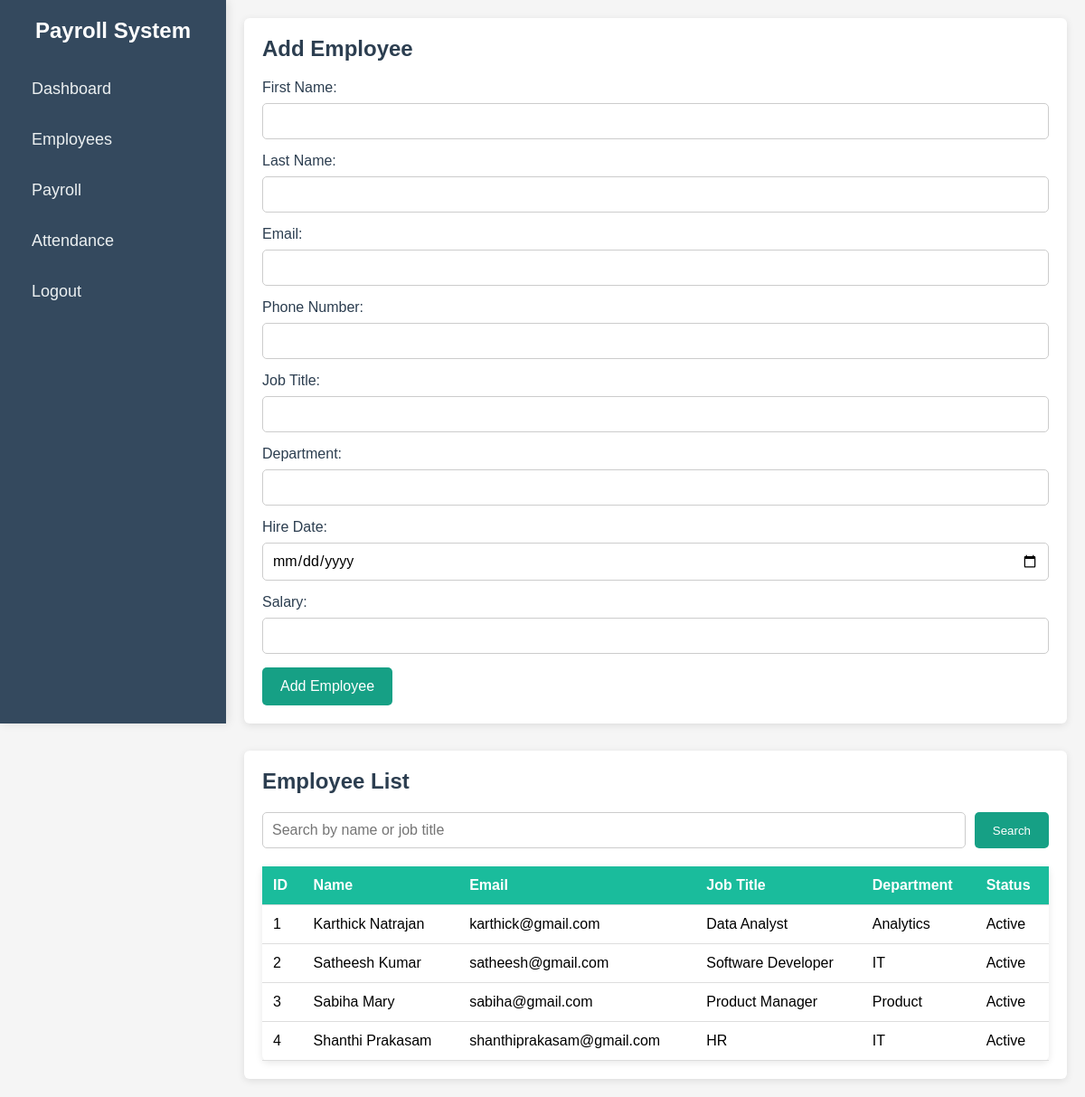
/view_employee, run on the app's committed database.
### tables this page shows
CREATE TABLE Employee (
    employee_id INTEGER PRIMARY KEY AUTOINCREMENT,
    first_name TEXT NOT NULL,
    last_name TEXT NOT NULL,
    email TEXT NOT NULL UNIQUE,
    phone_number TEXT,
    job_title TEXT,
    department TEXT,
    hire_date DATE,
    salary REAL,
    status TEXT DEFAULT 'Active'
);

### app.py (the view)
@app.route('/view_employee', methods=['GET', 'POST'])
def view_employee():
    search_query = request.args.get('search', '')  # Get the search term from URL parameters
    conn = get_db_connection()
    if search_query:
        employees = conn.execute(
            "SELECT * FROM Employee WHERE first_name LIKE ? OR last_name LIKE ? OR job_title LIKE ?",
            ('%' + search_query + '%', '%' + search_query + '%', '%' + search_query + '%')
        ).fetchall()
    else:
        employees = conn.execute("SELECT * FROM Employee").fetchall()
    conn.close()
    return render_template('add_employee.html', employees=employees, search_query=search_query)

### app.py (called while the page is built)
def get_db_connection():
    conn = sqlite3.connect('payroll_system.db')  # Connect to your database
    conn.row_factory = sqlite3.Row  # This ensures that the rows returned are dictionaries
    return conn

### templates/add_employee.html (shortened to what this page needs)
<!DOCTYPE html>
<html lang="en">
<head>
    <link rel="stylesheet" href="/static/add_employee.css">
</head>
<body>
    <div class="sidebar">
        <div class="sidebar-header">
            <h2>Payroll System</h2>
        </div>
        <ul class="sidebar-menu">
            <li><a href="{{ url_for('dashboard') }}">Dashboard</a></li>
            <li><a href="{{ url_for('employee') }}">Employees</a></li>
            <li><a href="{{ url_for('payroll') }}">Payroll</a></li>
            <li><a href="{{ url_for('attendance') }}">Attendance</a></li>
            <li><a href="#">Logout</a></li>
        </ul>
    </div>
    <div class="main-content">
        <section class="form-section">
            <h2>Add Employee</h2>
            <form action="{{ url_for('add_employee') }}" method="POST">
                <label for="first_name">First Name:</label>
                <input type="text" id="first_name" name="first_name" required>
                <label for="last_name">Last Name:</label>
                <input type="text" id="last_name" name="last_name" required>
                <label for="email">Email:</label>
                <input type="email" id="email" name="email" required>
                <label for="phone_number">Phone Number:</label>
                <input type="text" id="phone_number" name="phone_number">
                <label for="job_title">Job Title:</label>
                <input type="text" id="job_title" name="job_title">
                <label for="department">Department:</label>
                <input type="text" id="department" name="department">
                <label for="hire_date">Hire Date:</label>
                <input type="date" id="hire_date" name="hire_date">
                <label for="salary">Salary:</label>
                <input type="number" step="0.01" id="salary" name="salary">
                <button type="submit">Add Employee</button>
            </form>
        </section>
        <section class="table-section">
            <h2>Employee List</h2>
            <form action="{{ url_for('view_employee') }}" method="GET" class="search-form">
                <input type="text" name="search" placeholder="Search by name or job title" value="{{ request.args.get('search', '') }}">
                <button type="submit">Search</button>
            </form>
            <table>
                <tr>
                    <th>ID</th>
                    <th>Name</th>
                    <th>Email</th>
                    <th>Job Title</th>
                    <th>Department</th>
                    <th>Status</th>
                </tr>
                {% for employee in employees %}
                <tr>
                    <td>{{ employee['employee_id'] }}</td>
                    <td>{{ employee['first_name'] }} {{ employee['last_name'] }}</td>
                    <td>{{ employee['email'] }}</td>
                    <td>{{ employee['job_title'] }}</td>
                    <td>{{ employee['department'] }}</td>
                    <td>{{ employee['status'] }}</td>
                </tr>
                {% endfor %}
            </table>
        </section>
    </div>
</body>
</html>

### static/add_employee.css (style rules this page uses)
* { margin: 0; padding: 0; box-sizing: border-box; font-family: 'Arial', sans-serif; }
body { display: flex; min-height: 100vh; background-color: #f5f5f5; }
.sidebar { width: 250px; height: 100vh; background-color: #34495e; color: white; padding: 20px; position: fixed; top: 0; left: 0; box-shadow: 2px 0 10px rgba(0, 0, 0, 0.1); }
.sidebar-header { text-align: center; margin-bottom: 30px; }
.sidebar-header h2 { font-size: 24px; font-weight: 600; }
.sidebar-menu { list-style-type: none; }
.sidebar-menu li { margin: 15px 0; }
.sidebar-menu li a { text-decoration: none; color: #ecf0f1; font-size: 18px; display: block; padding: 10px 15px; border-radius: 4px; transition: background-color 0.3s ease; }
.main-content { margin-left: 250px; padding: 20px; width: calc(100% - 250px); }
.form-section { background-color: #fff; padding: 20px; border-radius: 6px; box-shadow: 0 2px 8px rgba(0, 0, 0, 0.1); margin-bottom: 30px; }
.form-section h2 { font-size: 24px; color: #2c3e50; margin-bottom: 20px; }
.form-section label { font-size: 16px; color: #2c3e50; display: block; margin-bottom: 8px; }
.form-section input[type="text"], .form-section input[type="email"], .form-section input[type="number"], .form-section input[type="date"] { width: 100%; padding: 10px; margin-bottom: 15px; border: 1px solid #ccc; border-radius: 5px; font-size: 16px; }
.form-section button { background-color: #16a085; color: white; padding: 12px 20px; border: none; border-radius: 5px; cursor: pointer; font-size: 16px; }
.table-section { background-color: #fff; padding: 20px; border-radius: 6px; box-shadow: 0 2px 8px rgba(0, 0, 0, 0.1); }
.table-section h2 { font-size: 24px; color: #2c3e50; margin-bottom: 20px; }
.search-form { display: flex; margin-bottom: 20px; }
.search-form input[type="text"] { flex: 1; padding: 10px; border: 1px solid #ccc; border-radius: 5px; font-size: 16px; margin-right: 10px; }
.search-form button { background-color: #16a085; color: white; padding: 10px 20px; border: none; border-radius: 5px; cursor: pointer; }
table { width: 100%; border-collapse: collapse; background-color: #fff; border-radius: 6px; box-shadow: 0 2px 8px rgba(0, 0, 0, 0.1); }
table th, table td { padding: 12px; text-align: left; border-bottom: 1px solid #ddd; font-size: 16px; }
table th { background-color: #1abc9c; color: white; }

### data on the page
Employee: employee_id "1", first_name "Karthick", last_name "Natrajan", email "karthick@gmail.com", job_title "Data Analyst", department "Analytics", status "Active"
Employee: employee_id "2", first_name "Satheesh", last_name "Kumar", email "satheesh@gmail.com", job_title "Software Developer", department "IT", status "Active"
Employee: employee_id "3", first_name "Sabiha", last_name "Mary", email "sabiha@gmail.com", job_title "Product Manager", department "Product", status "Active"
Employee: employee_id "4", first_name "Shanthi", last_name "Prakasam", email "shanthiprakasam@gmail.com", job_title "HR", department "IT", status "Active"
